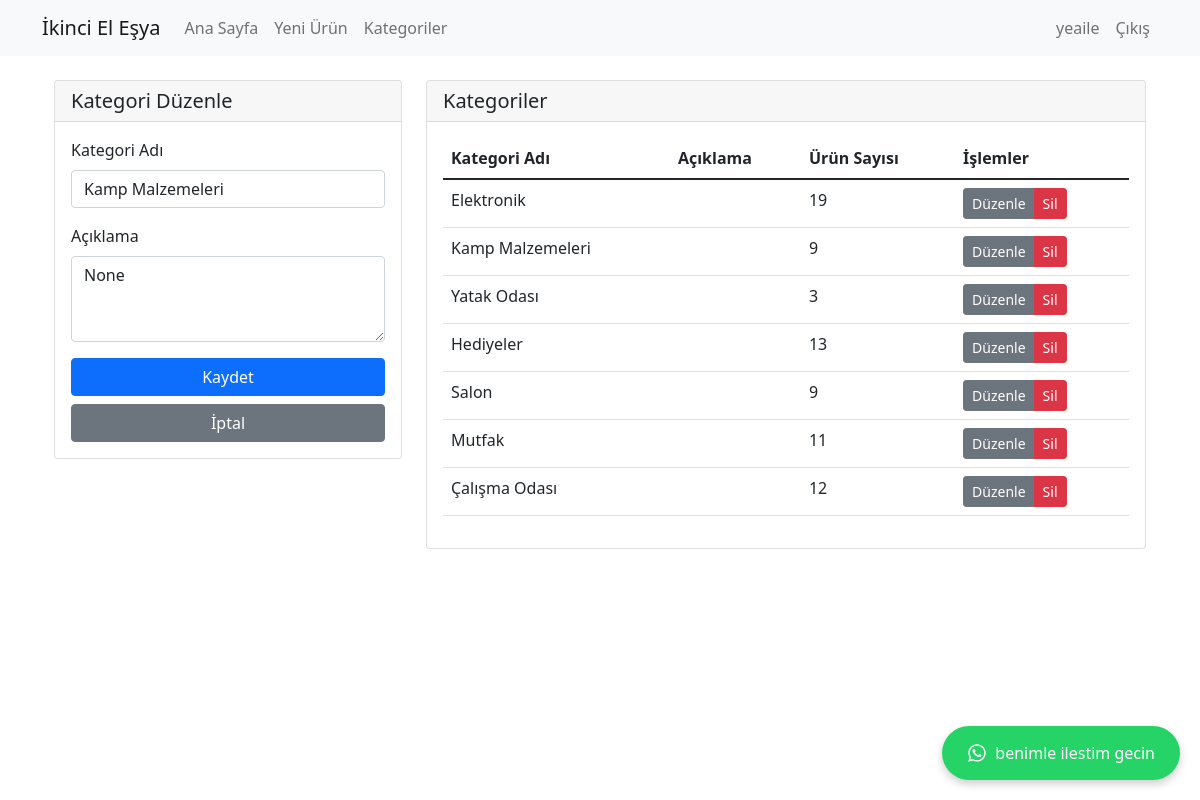
Screenshot of /categories/2 (signed in) with the database file from the repository.
### models.py (models this page shows)
class Category(Base):
    __tablename__ = "categories"
    id = Column(Integer, primary_key=True, index=True)
    name = Column(String, unique=True, index=True)
    description = Column(String, nullable=True)
    items = relationship("Item", back_populates="category")

### main.py (the view)
@app.get("/categories/{category_id}")
async def edit_category(request: Request, category_id: int, db: Session = Depends(get_db)):
    user = await get_current_user(request)
    if not user or not user.get("is_admin"):
        raise HTTPException(status_code=403, detail="Not authorized")
    category = db.query(models.Category).filter(models.Category.id == category_id).first()
    if not category:
        raise HTTPException(status_code=404, detail="Category not found")
    categories = db.query(models.Category).all()
    return templates.TemplateResponse("categories.html", {
        "request": request,
        "categories": categories,
        "user": user,
        "edit_category": category
    })

### templates/categories.html (shortened to what this page needs)
{% extends "base.html" %}
{% block content %}
<div class="container">
    <div class="row">
        <div class="col-md-4">
            <div class="card">
                <div class="card-header">
                    <h5 class="card-title mb-0">{% if edit_category %}Kategori Düzenle{% else %}Yeni Kategori Ekle{% endif %}</h5>
                </div>
                <div class="card-body">
                    <form method="POST" action="{% if edit_category %}/categories/{{ edit_category.id }}{% else %}/categories{% endif %}">
                        <div class="mb-3">
                            <label for="name" class="form-label">Kategori Adı</label>
                            <input type="text" class="form-control" id="name" name="name"
                                   value="{{ edit_category.name if edit_category else '' }}" required>
                        </div>
                        <div class="mb-3">
                            <label for="description" class="form-label">Açıklama</label>
                            <textarea class="form-control" id="description" name="description"
                                    rows="3">{{ edit_category.description if edit_category else '' }}</textarea>
                        </div>
                        <div class="d-grid">
                            <button type="submit" class="btn btn-primary">Kaydet</button>
                            {% if edit_category %}
                            <a href="/categories" class="btn btn-secondary mt-2">İptal</a>
                            {% endif %}
                        </div>
                    </form>
                </div>
            </div>
        </div>
        <div class="col-md-8">
            <div class="card">
                <div class="card-header">
                    <h5 class="card-title mb-0">Kategoriler</h5>
                </div>
                <div class="card-body">
                    <div class="table-responsive">
                        <table class="table table-hover">
                            <thead>
                                <tr>
                                    <th>Kategori Adı</th>
                                    <th>Açıklama</th>
                                    <th>Ürün Sayısı</th>
                                    <th>İşlemler</th>
                                </tr>
                            </thead>
                            <tbody>
                                {% for category in categories %}
                                <tr>
                                    <td>{{ category.name }}</td>
                                    <td>{{ category.description or '' }}</td>
                                    <td>{{ category.items|length }}</td>
                                    <td>
                                        <div class="btn-group">
                                            <a href="/categories/{{ category.id }}" class="btn btn-sm btn-secondary">Düzenle</a>
                                            <button type="button" class="btn btn-sm btn-danger"
                                                    onclick="deleteCategory({{ category.id }}, '{{ category.name }}')">
                                                Sil
                                            </button>
                                        </div>
                                    </td>
                                </tr>
                                {% endfor %}
                            </tbody>
                        </table>
                    </div>
                </div>
            </div>
        </div>
    </div>
</div>
{% endblock %}

### rows the page displays
Category: name "Kamp Malzemeleri", description "None", items|length "9"
Category: name "Elektronik", items|length "19"
Category: name "Yatak Odası", items|length "3"
Category: name "Hediyeler", items|length "13"
Category: name "Salon", items|length "9"
Category: name "Mutfak", items|length "11"
Category: name "Çalışma Odası", items|length "12"

### other values shown
{{ user.username }} "yeaile"
